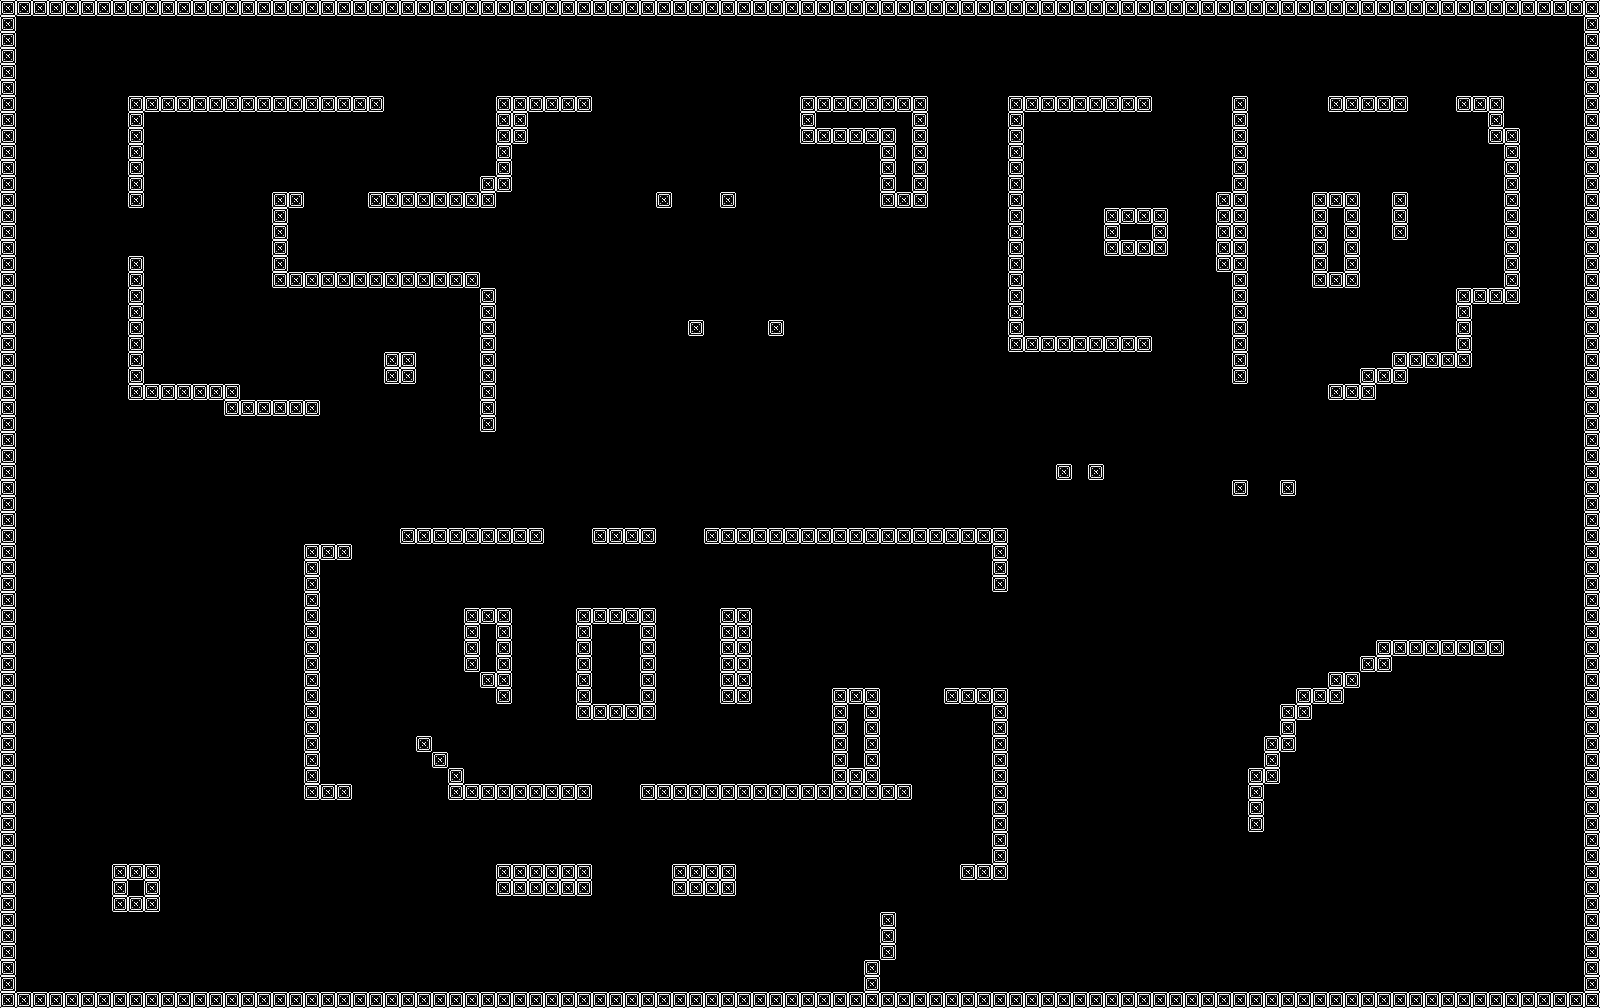

A 2D game scene composited from a Tiled map and its tileset images. What follows is a short description and the map's XML, with each tile layer's data collapsed to a summary:
An orthogonal 100x63 tile map with 16x16 px tiles, 1 tile layer (Tile Layer 1) and 99 objects.

<map version="1.5" tiledversion="1.7.2" orientation="orthogonal" renderorder="right-down" width="100" height="63" tilewidth="16" tileheight="16" infinite="0" nextlayerid="4" nextobjectid="101">
 <tileset firstgid="1" source="j.tsx" />
 <layer id="1" name="Tile Layer 1" width="100" height="63">
  <data>[6300 cells, 791 non-empty, 1 distinct tile ids]</data>
 </layer>
 <objectgroup id="2" name="player_spawn_points">
  <object id="2" x="1350.67" y="798.667">
   <point />
  </object>
  <object id="3" x="1432" y="742.667">
   <point />
  </object>
  <object id="4" x="1437.33" y="846.667">
   <point />
  </object>
  <object id="5" x="1305.33" y="940">
   <point />
  </object>
  <object id="6" x="1125.33" y="942.667">
   <point />
  </object>
  <object id="7" x="1489.33" y="488">
   <point />
  </object>
  <object id="8" x="858.667" y="48">
   <point />
  </object>
  <object id="9" x="192" y="162.667">
   <point />
  </object>
  <object id="10" x="200" y="342.667">
   <point />
  </object>
  <object id="11" x="40" y="132">
   <point />
  </object>
  <object id="12" x="229.333" y="46.6667">
   <point />
  </object>
  <object id="13" x="64" y="497.333">
   <point />
  </object>
  <object id="14" x="78.6667" y="690.667">
   <point />
  </object>
  <object id="15" x="225.333" y="681.333">
   <point />
  </object>
  <object id="16" x="250.667" y="905.333">
   <point />
  </object>
  <object id="17" x="609.333" y="950.667">
   <point />
  </object>
  <object id="18" x="776" y="958.667">
   <point />
  </object>
  <object id="19" x="789.333" y="750.667">
   <point />
  </object>
  <object id="20" x="866.667" y="598.667">
   <point />
  </object>
  <object id="21" x="544" y="658.667">
   <point />
  </object>
  <object id="22" x="332" y="241.333">
   <point />
  </object>
  <object id="23" x="809.333" y="209.333">
   <point />
  </object>
  <object id="24" x="568" y="372">
   <point />
  </object>
  <object id="25" x="976" y="429.333">
   <point />
  </object>
  <object id="26" x="1065.33" y="161.333">
   <point />
  </object>
  <object id="27" x="1072" y="290.667">
   <point />
  </object>
  <object id="28" x="1458.67" y="225.333">
   <point />
  </object>
  <object id="29" x="1246.67" y="549.333">
   <point />
  </object>
 </objectgroup>
 <objectgroup color="#00ff00" id="3" name="item_spawn_points" tintcolor="#000000">
  <object id="30" x="1124" y="548">
   <point />
  </object>
  <object id="31" x="1128" y="676">
   <point />
  </object>
  <object id="32" x="1124" y="421.333">
   <point />
  </object>
  <object id="33" x="1062.67" y="224">
   <point />
  </object>
  <object id="34" x="1180" y="162.667">
   <point />
  </object>
  <object id="35" x="1410.67" y="309.333">
   <point />
  </object>
  <object id="36" x="1376" y="144">
   <point />
  </object>
  <object id="37" x="1428" y="156">
   <point />
  </object>
  <object id="38" x="1549.33" y="66.6667">
   <point />
  </object>
  <object id="39" x="1560" y="233.333">
   <point />
  </object>
  <object id="40" x="1558.67" y="428">
   <point />
  </object>
  <object id="41" x="1542.67" y="602.667">
   <point />
  </object>
  <object id="42" x="1362.67" y="524">
   <point />
  </object>
  <object id="43" x="1534.67" y="804">
   <point />
  </object>
  <object id="44" x="1528" y="949.333">
   <point />
  </object>
  <object id="45" x="1190.67" y="982.667">
   <point />
  </object>
  <object id="46" x="1122.67" y="761.333">
   <point />
  </object>
  <object id="47" x="1233.33" y="656">
   <point />
  </object>
  <object id="48" x="938.667" y="748">
   <point />
  </object>
  <object id="49" x="794.667" y="634.667">
   <point />
  </object>
  <object id="50" x="680" y="665.333">
   <point />
  </object>
  <object id="51" x="614.667" y="752">
   <point />
  </object>
  <object id="52" x="381.333" y="634.667">
   <point />
  </object>
  <object id="53" x="392" y="865.333">
   <point />
  </object>
  <object id="54" x="448" y="981.333">
   <point />
  </object>
  <object id="55" x="708" y="833.333">
   <point />
  </object>
  <object id="56" x="549.333" y="828">
   <point />
  </object>
  <object id="57" x="628" y="850.667">
   <point />
  </object>
  <object id="58" x="822.667" y="837.333">
   <point />
  </object>
  <object id="59" x="976" y="960">
   <point />
  </object>
  <object id="60" x="112" y="781.333">
   <point />
  </object>
  <object id="61" x="214.667" y="782.667">
   <point />
  </object>
  <object id="62" x="78.6667" y="976">
   <point />
  </object>
  <object id="63" x="102.667" y="568">
   <point />
  </object>
  <object id="64" x="245.333" y="562.667">
   <point />
  </object>
  <object id="65" x="196" y="244">
   <point />
  </object>
  <object id="66" x="432" y="236">
   <point />
  </object>
  <object id="67" x="428" y="154.667">
   <point />
  </object>
  <object id="68" x="284" y="149.333">
   <point />
  </object>
  <object id="69" x="357.333" y="49.3333">
   <point />
  </object>
  <object id="70" x="140" y="53.3333">
   <point />
  </object>
  <object id="71" x="46.6667" y="44">
   <point />
  </object>
  <object id="72" x="554.667" y="60">
   <point />
  </object>
  <object id="73" x="1078.67" y="62.6667">
   <point />
  </object>
  <object id="74" x="670.667" y="149.333">
   <point />
  </object>
  <object id="75" x="593.333" y="216">
   <point />
  </object>
  <object id="76" x="846.667" y="377.333">
   <point />
  </object>
  <object id="77" x="624" y="458.667">
   <point />
  </object>
  <object id="78" x="410.667" y="477.333">
   <point />
  </object>
  <object id="79" x="737.333" y="276">
   <point />
  </object>
  <object id="80" x="658.667" y="309.333">
   <point />
  </object>
  <object id="81" x="761.333" y="50.6667">
   <point />
  </object>
  <object id="82" x="1293.33" y="50.6667">
   <point />
  </object>
  <object id="83" x="69.3333" y="342.667">
   <point />
  </object>
  <object id="84" x="1374.67" y="898.667">
   <point />
  </object>
  <object id="85" x="732" y="576">
   <point />
  </object>
  <object id="86" x="488" y="580">
   <point />
  </object>
  <object id="87" x="501.333" y="752">
   <point />
  </object>
  <object id="88" x="730.667" y="748">
   <point />
  </object>
  <object id="89" x="950.667" y="577.333">
   <point />
  </object>
  <object id="90" x="317.333" y="338.667">
   <point />
  </object>
  <object id="91" x="217.333" y="238.667">
   <point />
  </object>
  <object id="92" x="696" y="972">
   <point />
  </object>
  <object id="93" x="1333.33" y="714.667">
   <point />
  </object>
  <object id="94" x="964" y="144">
   <point />
  </object>
  <object id="95" x="166.667" y="960">
   <point />
  </object>
  <object id="96" x="56" y="860">
   <point />
  </object>
  <object id="97" x="284" y="964">
   <point />
  </object>
  <object id="98" x="69.3333" y="286.667">
   <point />
  </object>
  <object id="99" x="1281.33" y="229.333">
   <point />
  </object>
  <object id="100" x="445.333" y="328">
   <point />
  </object>
 </objectgroup>
</map>